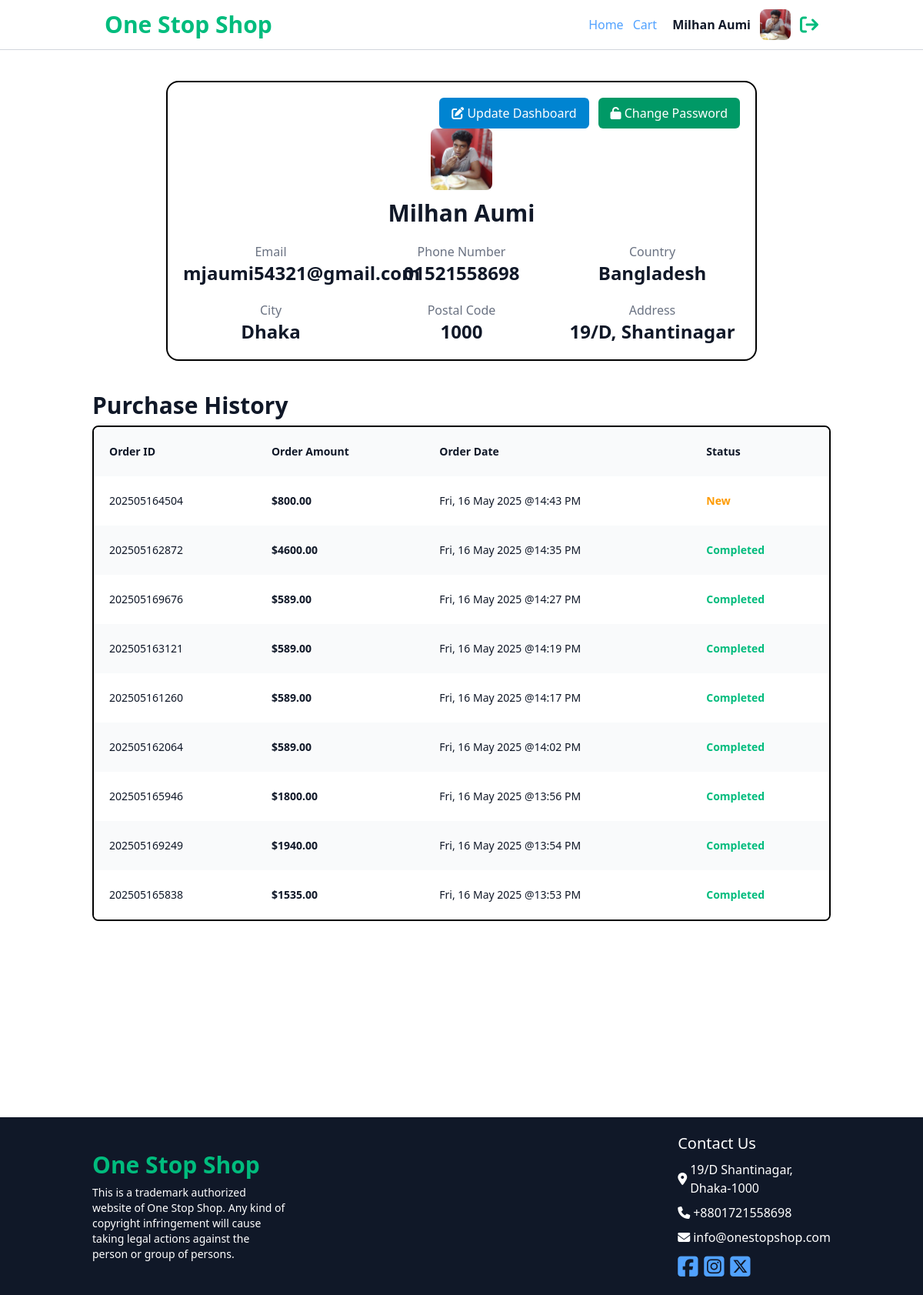
/accounts/dashboard/ (signed in), run on the app's committed database.
### accounts/models.py (models this page shows)
class CustomUser(AbstractUser):
    email = models.EmailField(unique=True)
    is_verified = models.BooleanField(default=False)
    address = models.TextField(blank=True, null=True)
    city = models.CharField(max_length=100, blank=True, null=True)
    postal_code = models.CharField(max_length=20, blank=True, null=True)
    country = models.CharField(max_length=100, blank=True, null=True)
    phone_number = models.CharField(max_length=20, blank=True, null=True)
    profile_picture = models.ImageField(upload_to='profile_pictures/', blank=True, null=True)
    USERNAME_FIELD = 'email'
    REQUIRED_FIELDS = []
    username = None
    objects = CustomUserManager()

### orders/models.py (models this page shows)
class Order(TimeStampedModel):
    STATUS = [('Pending', 'Pending'),
              ('Accepted', 'Accepted'),
              ('Completed', 'Completed'),
              ('Cancelled', 'Cancelled')
            ]
    user = models.ForeignKey(CustomUser, on_delete=models.SET_NULL, null=True)
    payment = models.ForeignKey(Payment, on_delete=models.SET_NULL, null=True)
    order_number = models.CharField(max_length=20, unique=True)
    mobile = models.CharField(max_length=15)
    email = models.EmailField(max_length=50)
    address = models.TextField()
    country = models.CharField(max_length=50)
    postal_code = models.CharField(max_length=50)
    city = models.CharField(max_length=50)
    order_total = models.DecimalField(max_digits=10, decimal_places=2)
    status = models.CharField(max_length=10, choices=STATUS, default='Pending')

### accounts/views.py (the view)
# urls.py: path('dashboard/', views.user_dashboard, name='dashboard'),
@login_required
def user_dashboard(request):
    user = request.user
    user_orders = Order.objects.filter(user=user).order_by('-created_at')
    return render(request, 'dashboard.html', {'user': user, 'orders': user_orders})

### accounts/templates/dashboard.html (shortened to what this page needs)
{% extends 'base.html' %}
{% block content %}
<section class="py-10 space-y-10">
    <div class="w-4/5 h-fit mx-auto border-2 rounded-2xl p-5">
        <div class="flex items-center justify-end gap-3">
            <a href="{% url 'update_dashboard' %}"
                class="bg-sky-600 text-white rounded-md px-4 py-2 hover:opacity-70 duration-300">
                <i class="fa-solid fa-pen-to-square"></i>
                Update Dashboard
            </a>
            <a href="{% url 'change_password' %}"
                class="bg-emerald-600 text-white rounded-md px-4 py-2 hover:opacity-70 duration-300">
                <i class="fa-solid fa-unlock"></i>
                Change Password
            </a>
        </div>
        <div class="space-y-3">
            {% if user.profile_picture %}
            <div class="flex items-center justify-center">
                <div class="size-20 rounded-lg overflow-hidden">
                    <img src="{{user.profile_picture.url}}" class="w-full h-full object-cover"
                        alt="Avatar of {{user.first_name}} {{user.last_name}}" />
                </div>
            </div>
            {% else %}
            <div class="flex items-center justify-center">
                <div class="flex items-center justify-center bg-gray-300 size-20 rounded-md">
                    <i class="fa-solid fa-user text-5xl text-gray-400"></i>
                </div>
            </div>
            {% endif %}
            <h2 class="text-gray-900 text-3xl text-center font-bold">{{user.first_name}} {{user.last_name}}</h2>
        </div>
        <div class="grid grid-cols-3 gap-5 mt-5">
            <div class="text-center">
                <p class="text-gray-500 font-medium">Email</p>
                <h3 class="text-gray-900 text-2xl font-semibold">{{user.email}}</h3>
            </div>
            <div class="text-center">
                <p class="text-gray-500 font-medium">Phone Number</p>
                <h3 class="text-gray-900 text-2xl font-semibold">
                    {{ user.phone_number|default:"N/A" }}
                </h3>
            </div>
            <div class="text-center">
                <p class="text-gray-500 font-medium">Country</p>
                <h3 class="text-gray-900 text-2xl font-semibold">
                    {{ user.country|default:"N/A" }}
                </h3>
            </div>
            <div class="text-center">
                <p class="text-gray-500 font-medium">City</p>
                <h3 class="text-gray-900 text-2xl font-semibold">
                    {{ user.city|default:"N/A" }}
                </h3>
            </div>
            <div class="text-center">
                <p class="text-gray-500 font-medium">Postal Code</p>
                <h3 class="text-gray-900 text-2xl font-semibold">
                    {{ user.postal_code|default:"N/A" }}
                </h3>
            </div>
            <div class="text-center">
                <p class="text-gray-500 font-medium">Address</p>
                <h3 class="text-gray-900 text-2xl font-semibold">
                    {{ user.address|default:"N/A" }}
                </h3>
            </div>
        </div>
    </div>
    {% if orders|length > 0 %}
    <div class="flex flex-col gap-2">
        <h2 class="text-3xl font-semibold text-gray-900">Purchase History</h2>
        <div class=" overflow-x-auto">
            <div class="min-w-full inline-block align-middle">
                <div class="overflow-hidden border-2 rounded-lg">
                    <table class=" min-w-full rounded-xl">
                        <thead>
                            <tr class="bg-gray-50">
                                <th scope="col"
                                    class="p-5 text-left text-sm leading-6 font-semibold text-gray-900 capitalize">
                                    Order ID
                                </th>
                                <th scope="col"
                                    class="p-5 text-left text-sm leading-6 font-semibold text-gray-900 capitalize">
                                    Order Amount
                                </th>
                                <th scope="col"
                                    class="p-5 text-left text-sm leading-6 font-semibold text-gray-900 capitalize">
                                    Order Date
                                </th>
                                <th scope="col"
                                    class="p-5 text-left text-sm leading-6 font-semibold text-gray-900 capitalize">
                                    Status
                                </th>
                            </tr>
                        </thead>
                        <tbody>
                            {% for order in orders %}
                            <tr class="odd:bg-white even:bg-gray-50">
                                <td class="p-5 whitespace-nowrap text-sm leading-6 font-medium text-gray-900 ">
                                    {{order.order_number}}
                                </td>
                                <td class="p-5 whitespace-nowrap text-sm leading-6 font-bold text-gray-900">
                                    ${{order.order_total}}
                                </td>
                                <td class="p-5 whitespace-nowrap text-sm leading-6 font-medium text-gray-900">
                                    {{order.created_at|date:'D, d M Y @H:i A'}}
                                </td>
                                <td
                                    class="p-5 whitespace-nowrap text-sm leading-6 font-bold {% if order.status == 'Cancelled' %}text-red-500{% elif order.status == 'Completed' %}text-emerald-500{% else %}text-amber-500{% endif %}">
                                    {{order.status}}
                                </td>
                            </tr>
                            {% endfor %}
                        </tbody>
                    </table>
                </div>
            </div>
        </div>
    </div>
    {% endif %}
</section>
{% endblock %}

### templates/base.html (shortened to what this page needs)
{% load static %}
<!DOCTYPE html>
<html lang="en">
<head>
    <link href="https://cdn.jsdelivr.net/npm/pagedone@1.2.2/src/css/pagedone.css " rel="stylesheet" />
    <script src="https://cdn.jsdelivr.net/npm/@tailwindcss/browser@4"></script>
    <link rel="stylesheet" href="https://cdnjs.cloudflare.com/ajax/libs/font-awesome/6.7.2/css/all.min.css"
 />
</head>
<body>
    <header class="sticky top-0 border-b border-gray-300 py-3 px-5 bg-white z-[9999]">
        <nav class="w-4/5 mx-auto flex items-center justify-between">
            <a href="{% url 'home' %}" class="cursor-pointer hover:opacity-70 duration-300">
                <h1 class="font-semibold text-emerald-500 text-3xl">One Stop Shop</h1>
            </a>
            <div class="flex items-center gap-5">
                <ul class="flex items-center gap-3 !text-blue-400">
                    <li>
                        <a href="{% url 'home' %}" class="font-medium hover:!text-blue-300 duration-300">Home</a>
                    </li>
                    {% if user.is_authenticated %}
                    <li>
                        <a href="{% url 'cart_details' %}"
                            class="text-blue-400 font-medium hover:text-blue-300 duration-300">Cart</a>
                    </li>
                    {% endif %}
                </ul>
                {% if not user.is_authenticated %}
                <a href="{% url 'login' %}"
                    class="bg-sky-500 text-white px-8 py-2 cursor-pointer hover:opacity-70 duration-300 rounded-md">
                    <i class="fa-solid fa-user"></i>
                    Login / Register
                </a>
                {% else %}
                <div class="flex items-center gap-3">
                    <p class="text-gray-900 font-semibold">{{user.first_name}} {{user.last_name}}</p>
                    {% if user.profile_picture %}
                    <a href="{% url 'dashboard' %}"
                        class="size-10 rounded-lg overflow-hidden hover:opacity-70 duration-300">
                        <img src="{{user.profile_picture.url}}" class="w-full h-full object-cover"
                            alt="Avatar of {{user.first_name}} {{user.last_name}}" />
                    </a>
                    {% else %}
                    <a href="{% url 'dashboard' %}"
                        class="flex items-center justify-center bg-gray-300 size-10 rounded-md hover:opacity-70 duration-300">
                        <i class="fa-solid fa-user text-2xl text-gray-400"></i>
                    </a>
                    {% endif %}
                    <a title="Logout" href="{% url 'logout' %}"
                        class="text-emerald-500 text-2xl cursor-pointer hover:!text-red-500 duration-300">
                        <i class="fa-solid fa-arrow-right-from-bracket"></i>
                    </a>
                </div>
                {% endif %}
            </div>
        </nav>
    </header>
    <main class="w-4/5 mx-auto min-h-[80vh]">
        {% block content %}
        {% endblock %}
    </main>
    <footer class="border-t bg-gray-900 text-white mt-10">
        <div class="w-4/5 flex items-center justify-between mx-auto py-5">
            <div class="space-y-2">
                <h1 class="text-3xl font-semibold text-emerald-500">One Stop Shop</h1>
                <p class="w-1/3 text-sm">This is a trademark authorized website of One Stop Shop. Any kind of copyright
                    infringement will
                    cause taking legal actions
                    against the person or group of persons.</p>
            </div>
            <div class="space-y-2">
                <h2 class="text-xl font-medium">Contact Us</h2>
                <div class="flex items-center gap-1">
                    <i class="fa-solid fa-location-dot"></i>
                    <p>19/D Shantinagar, Dhaka-1000</p>
                </div>
                <div class="flex items-center gap-1">
                    <i class="fa-solid fa-phone"></i>
                    <p>+8801721558698</p>
                </div>
                <div class="flex items-center gap-1">
                    <i class="fa-solid fa-envelope"></i>
                    <p>info@onestopshop.com</p>
                </div>
                <div class="text-3xl !text-blue-400">
                    <a href="https://www.facebook.com" class="inline-block hover:!text-blue-300 duration-300"
                        target="_blank">
                        <i class="fa-brands fa-square-facebook"></i>
                    </a>
                    <a href="https://www.instagram.com" class="inline-block hover:!text-blue-300 duration-300"
                        target="_blank">
                        <i class="fa-brands fa-square-instagram"></i>
                    </a>
                    <a href="https://www.x.com" class="inline-block hover:!text-blue-300 duration-300" target="_blank">
                        <i class="fa-brands fa-square-x-twitter"></i>
                    </a>
                </div>
            </div>
        </div>
    </footer>
</body>
</html>

### data on the page
CustomUser: first_name "Milhan", last_name "Aumi", profile_picture (picture), email "mjaumi54321@gmail.com", phone_number "01521558698", country "Bangladesh", city "Dhaka", postal_code "1000", address "19/D, Shantinagar"
Order: order_number "202505164504", order_total "800.00", created_at "Fri, 16 May 2025 @14:43 PM", status "New"
Order: order_number "202505162872", order_total "4600.00", created_at "Fri, 16 May 2025 @14:35 PM", status "Completed"
Order: order_number "202505169676", order_total "589.00", created_at "Fri, 16 May 2025 @14:27 PM", status "Completed"
Order: order_number "202505163121", order_total "589.00", created_at "Fri, 16 May 2025 @14:19 PM", status "Completed"
Order: order_number "202505161260", order_total "589.00", created_at "Fri, 16 May 2025 @14:17 PM", status "Completed"
Order: order_number "202505162064", order_total "589.00", created_at "Fri, 16 May 2025 @14:02 PM", status "Completed"
Order: order_number "202505165946", order_total "1800.00", created_at "Fri, 16 May 2025 @13:56 PM", status "Completed"
Order: order_number "202505169249", order_total "1940.00", created_at "Fri, 16 May 2025 @13:54 PM", status "Completed"
Order: order_number "202505165838", order_total "1535.00", created_at "Fri, 16 May 2025 @13:53 PM", status "Completed"
